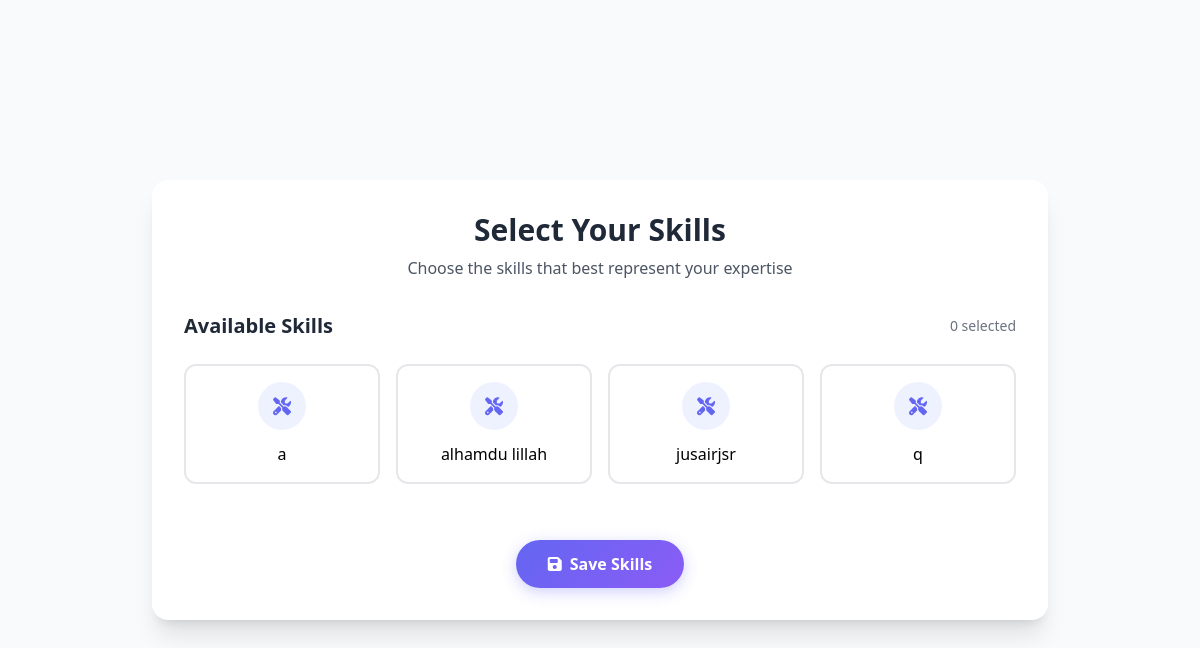
/users/skills/select/ (signed in), run on an earlier commit of the app's database.
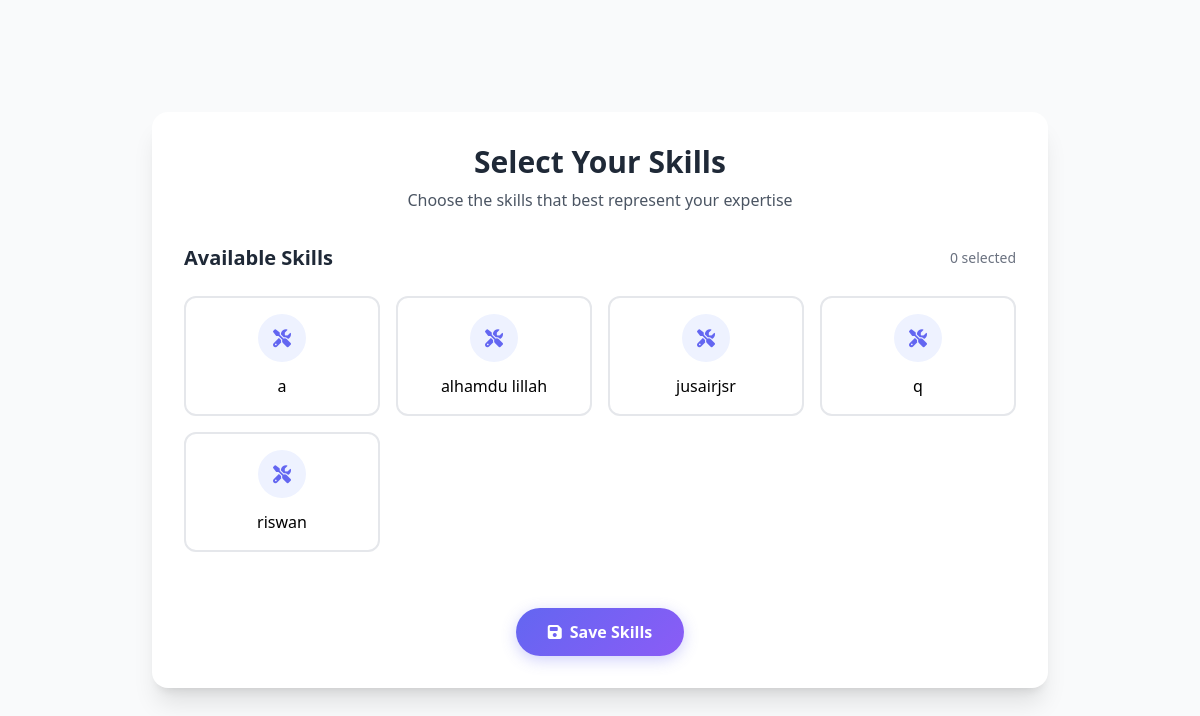
And on a later commit of the database.
### users/models.py (models this page shows, shortened)
class Skill(models.Model):
    name = models.CharField(max_length=50)

### users/views.py (the view)
# urls.py: path('skills/select/', skills_select, name='skills_select'),  # Updated URL for selecting skills
@login_required
def skills_select(request):
    profile = request.user.profile
    if request.method == 'POST':
        form = SkillSelectionForm(request.POST, instance=profile)
        if form.is_valid():
            form.save()
            return redirect('profile_view')
    else:
        form = SkillSelectionForm(instance=profile)
    all_skills = Skill.objects.all()  # Fetch all skills
    user_skills = profile.skills.all()  # Fetch user's current skills
    return render(request, 'users/skills_select.html', {
        'form': form,
        'all_skills': all_skills,
        'user_skills': user_skills
    })

### users/templates/users/skills_select.html (shortened to what this page needs)
{% load static tailwind_tags %}
<!DOCTYPE html>
<html lang="en">
<head>
    {% tailwind_css %}
    <link href="https://cdnjs.cloudflare.com/ajax/libs/font-awesome/6.4.0/css/all.min.css" rel="stylesheet">
</head>
<body class="bg-gray-50 min-h-screen flex items-center justify-center p-4 font-sans antialiased">
    <div class="w-full max-w-4xl">
        <div class="bg-white rounded-2xl shadow-xl overflow-hidden p-8">
            <div class="text-center mb-8">
                <h1 class="text-3xl font-bold text-gray-800 mb-2">Select Your Skills</h1>
                <p class="text-gray-600">Choose the skills that best represent your expertise</p>
            </div>
            <form method="POST" action="{% url 'skills_select' %}" class="space-y-8">
                <div class="space-y-6">
                    <div class="flex items-center justify-between">
                        <h2 class="text-xl font-semibold text-gray-800">Available Skills</h2>
                        <span class="text-sm text-gray-500">{{ user_skills.count }} selected</span>
                    </div>
                    <div class="skill-grid grid grid-cols-2 sm:grid-cols-3 md:grid-cols-4 gap-4">
                        {% for skill in all_skills %}
                        <div class="skill-card">
                            <label for="skill-{{ skill.id }}" class="skill-label cursor-pointer flex flex-col items-center justify-center p-4 border-2 border-gray-200 rounded-xl hover:border-indigo-300 transition-all">
                                <div class="relative mb-3 w-12 h-12 bg-indigo-50 rounded-full flex items-center justify-center">
                                    <i class="fas fa-tools text-indigo-500 text-lg"></i>
                                </div>
                                <span class="text-center font-medium  ">{{ skill.name }}</span>
                            </label>
                        </div>
                        {% endfor %}
                    </div>
                </div>
                <div class="flex justify-center pt-6">
                    <button type="submit" class="submit-btn px-8 py-3 text-white font-semibold rounded-full flex items-center space-x-2">
                        <i class="fas fa-save"></i>
                        <span>Save Skills</span>
                    </button>
                </div>
            </form>
        </div>
    </div>
</body>
</html>

What changed in the data, as far as the page shows it:
added Skill: name "riswan"
